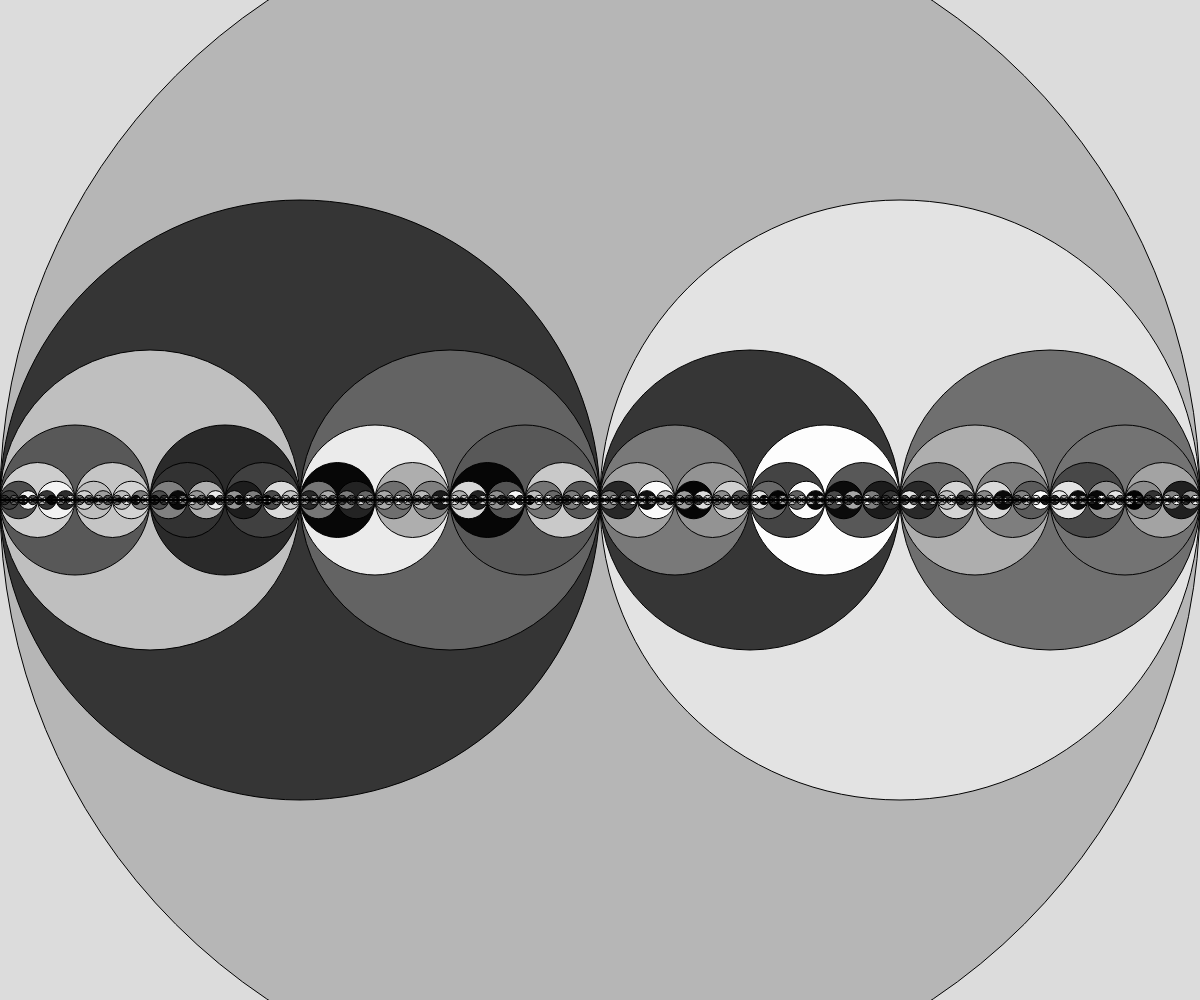
Frame 1 (no input)
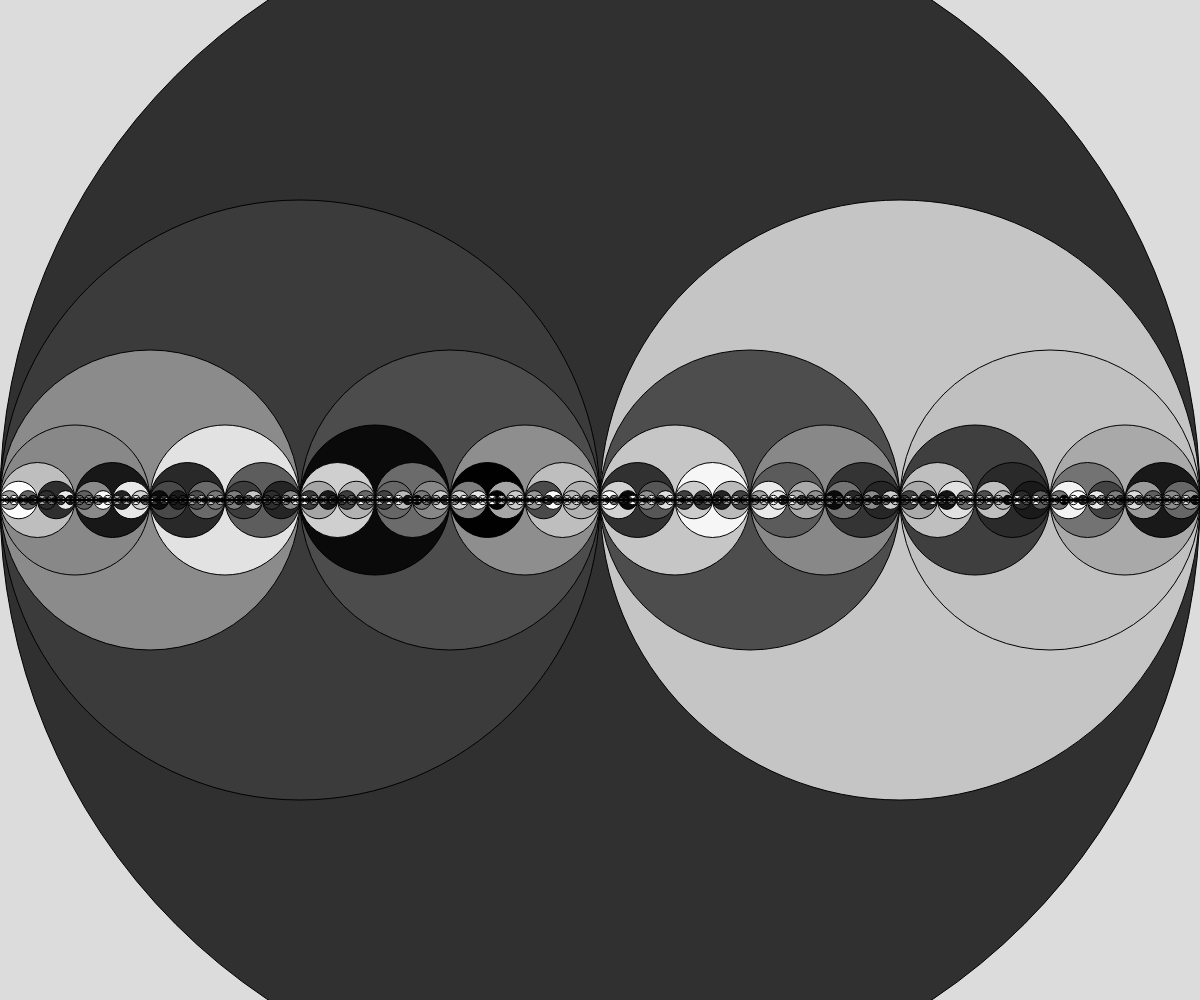
Frame 60 (no input)
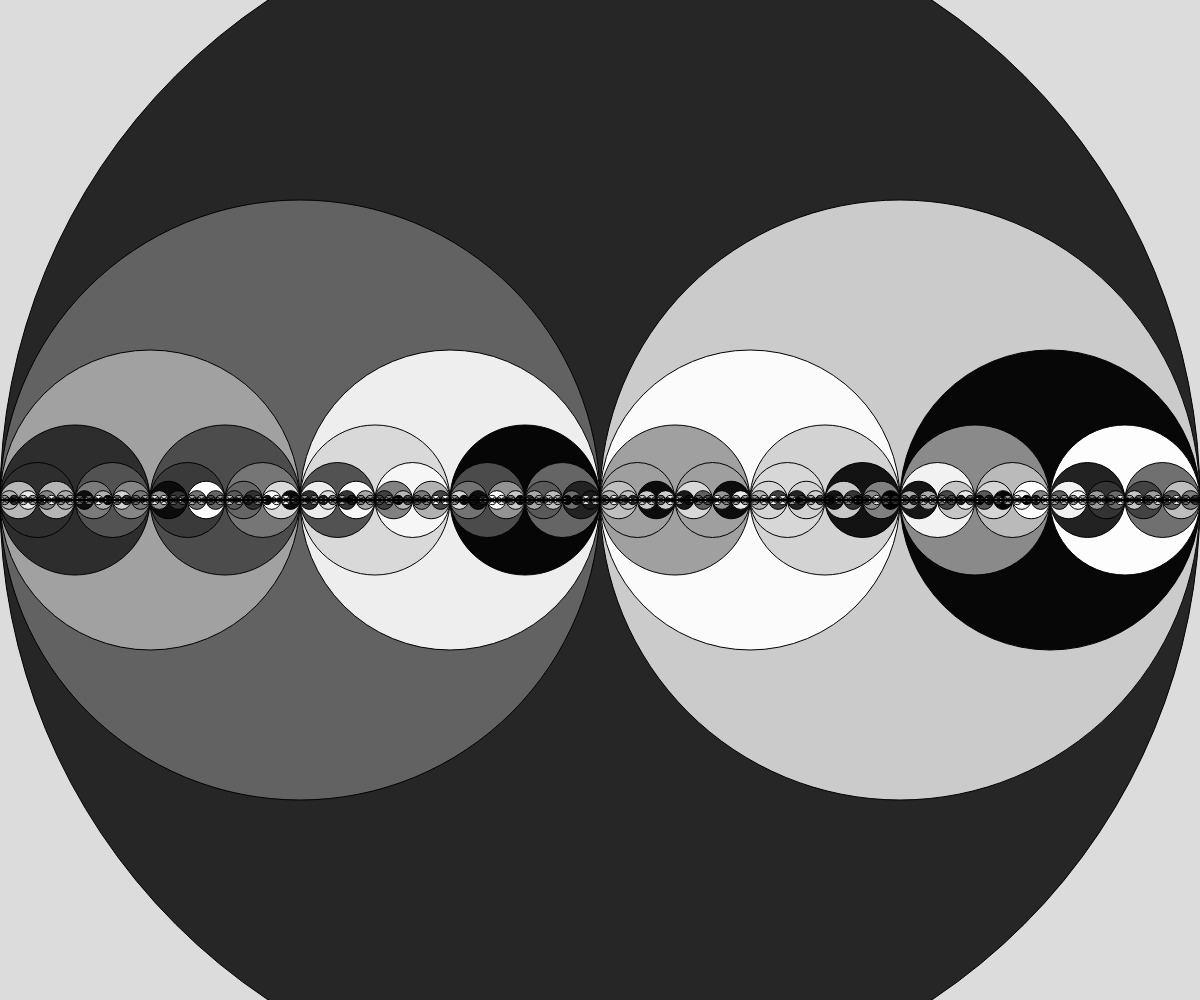
Frame 120 (the mouse pressed at the canvas centre since frame 60)

The p5.js sketch that drew these frames (run headless with seeded random() and noise() and a simulated clock; from frame 60 on, the mouse is pressed at the canvas centre):

// p5.js sketch
// ── sketch.js
// Recursive Circles Demo

function setup() {
  createCanvas(windowWidth, windowHeight);
}

function draw() {
  background(220);
  drawCircle(width/2, width/2);
}


function drawCircle(x,radius){
  
  fill(random(0,255));
  circle(x,height/2, radius *2);
  // exit clause
  if (radius > 0.25){
    drawCircle(x - radius/2,radius/2);
    drawCircle(x+radius/2,radius/2);
  }
}
